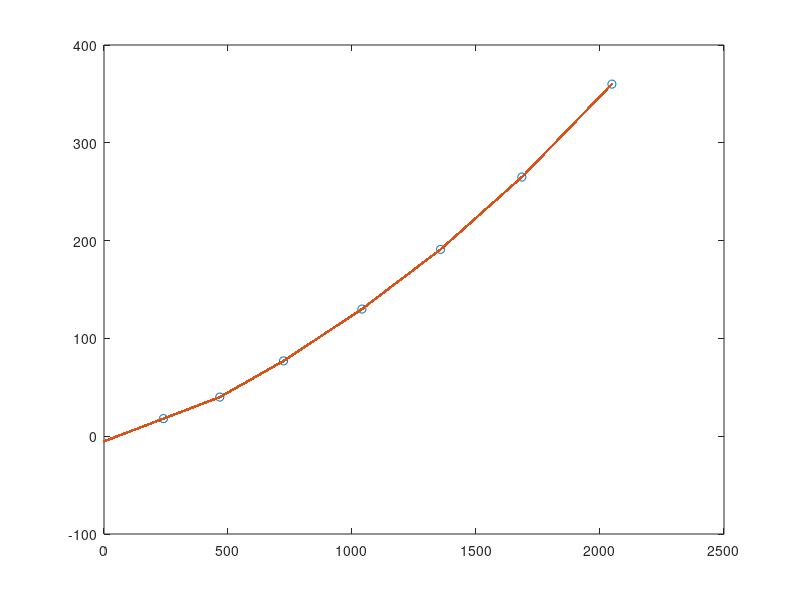

MATLAB code to generate this figure:
watt_input = [18, 40, 77, 130, 191, 265, 360]; % watts
thrust = [240, 467, 724, 1040, 1357, 1685, 2048]; % grams

xq = 0:1:2048;

vq = interp1(thrust, watt_input, xq, 'linear', 'extrap');

plot(thrust, watt_input, 'o', xq, vq, ':.');
